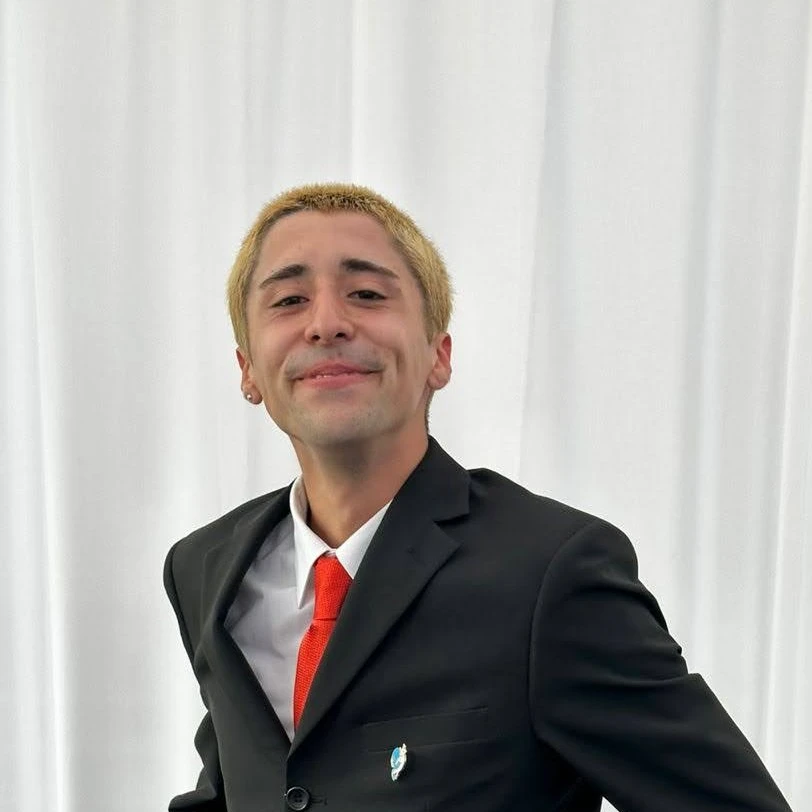
#> input picture assets/images/image5.webp, 812 x 812 px
$ python gen-icons.py
#> lines starting #> are read from the running program, lines starting #| are printed output that depends on the picture
#!/usr/bin/env python3
"""Generate the small icon and avatar derivatives.

Why this exists: `assets/images/image4.webp` is a 3136x4224 portrait photograph
weighing 372 KB. It was being served as the favicon, as the `apple-touch-icon`
and as a 40-44 px avatar on every page, and it was half the service worker
precache. `image5.webp` is already an 812x812 square crop of the same photo, so
this derives the small sizes from it.

iOS silently ignores WebP for `apple-touch-icon`, so that file must be PNG.

Run from the repo root:
    python tools/gen-icons.py
    python tools/gen-icons.py --check     # verify without writing

Requires Pillow:  pip install pillow
"""
import argparse
import os
import sys

try:
    from PIL import Image
except ImportError:
    sys.exit('Pillow is required:  pip install pillow')

REPO = os.path.dirname(os.path.dirname(os.path.abspath(__file__)))

# (source, output dir, output name, pixel size, format, webp quality)
DERIVATIVES = [
    ('assets/images/image5.webp', 'assets/images', 'avatar-96.webp', 96, 'WEBP', 82),
    ('assets/images/image5.webp', 'assets/images', 'favicon-32.png', 32, 'PNG', None),
    ('assets/images/image5.webp', 'assets/images', 'favicon-16.png', 16, 'PNG', None),
    ('assets/images/image5.webp', 'assets/images', 'apple-touch-icon.png', 180, 'PNG', None),
    ('pangal-esports/p_sports.webp', 'pangal-esports', 'avatar-96.webp', 96, 'WEBP', 82),
    ('pangal-esports/p_sports.webp', 'pangal-esports', 'favicon-32.png', 32, 'PNG', None),
    ('pangal-esports/p_sports.webp', 'pangal-esports', 'apple-touch-icon.png', 180, 'PNG', None),
]

# a page should never ship more than this for a single icon
BUDGET = 60 * 1024


def main():
    ap = argparse.ArgumentParser(description=__doc__)
    ap.add_argument('--check', action='store_true',
                    help='report missing or oversized files, write nothing')
    args = ap.parse_args()

    print('{:<42} {:>9} {:>10}'.format('file', 'px', 'bytes'))
    print('-' * 64)

    problems = []

    for src, outdir, name, size, fmt, quality in DERIVATIVES:
        src_path = os.path.join(REPO, src)
        out_path = os.path.join(REPO, outdir, name)

        if not os.path.exists(src_path):
            problems.append('missing source: ' + src)
            continue

        if not args.check:
            im = Image.open(src_path).convert('RGB')
#> im is the input picture: PIL image 812x812 RGB; mean R, G, B 174.4, 171.6, 168.5
            if im.width < size or im.height < size:
                problems.append('{:<42} source {} is smaller than {}px'.format(name, im.size, size))
                continue
            os.makedirs(os.path.dirname(out_path), exist_ok=True)
            small = im.resize((size, size), Image.LANCZOS)
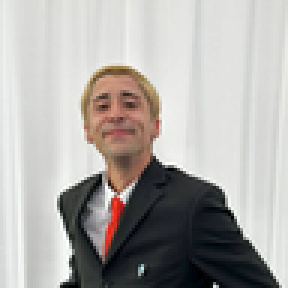
#> small: PIL image 96x96 RGB (shown 3 times larger); mean R, G, B 174.4, 171.6, 168.5
            if fmt == 'WEBP':
                small.save(out_path, 'WEBP', quality=quality, method=6)
            else:
                small.save(out_path, 'PNG', optimize=True)

        if os.path.exists(out_path):
            n = os.path.getsize(out_path)
            print('{:<42} {:>9} {:>10}'.format(outdir + '/' + name, str(size) + 'x' + str(size), n))
            if n > BUDGET:
                problems.append('{}/{} is {} KB, over the {} KB icon budget'.format(
                    outdir, name, round(n / 1024), round(BUDGET / 1024)))
        else:
            problems.append('missing output: ' + outdir + '/' + name)

    print('')
    if problems:
        for p in problems:
            print('  PROBLEM  ' + p)
        sys.exit(1)

    print('all {} derivatives present and within budget'.format(len(DERIVATIVES)))


if __name__ == '__main__':
    main()
